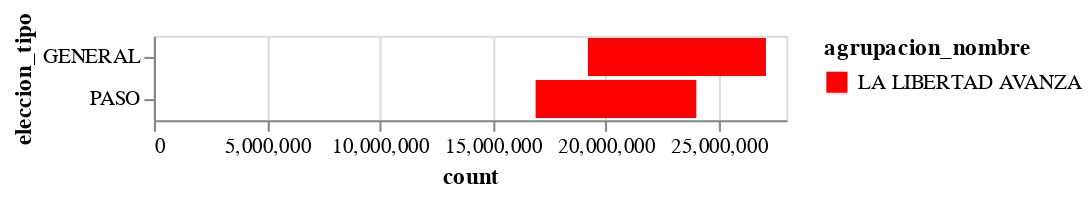

Write notebook code for a chart like this one.
### Code cell
import altair as alt

colorlist=[]

alt.Chart(participacion).mark_bar().encode(
    x="count",
    y='eleccion_tipo',
    # color="agrupacion_nombre"2
    color=alt.Color('agrupacion_nombre').scale(domain=agrupaciones, range=colorlist)
)

### Figure 1 — Vega-Lite specification as saved in the notebook (floating-point values rounded to 4 significant figures)
{"config": {"view": {"continuousWidth": 300, "continuousHeight": 300}}, "data": {"name": "data-2bf35d0decd6937974705b442072e38b"}, "mark": {"type": "bar"}, "encoding": {"color": {"field": "agrupacion_nombre", "scale": {"domain": ["LA LIBERTAD AVANZA"], "range": ["#FF0000"]}, "type": "nominal"}, "x": {"field": "count", "type": "quantitative"}, "y": {"field": "eleccion_tipo", "type": "nominal"}}, "$schema": "https://vega.github.io/schema/vega-lite/v5.15.1.json", "datasets": {"data-2bf35d0decd6937974705b442072e38b": [{"eleccion_tipo": "GENERAL", "agrupacion_nombre": "JUNTOS POR EL CAMBIO", "count": 6267000.0}, {"eleccion_tipo": "PASO", "agrupacion_nombre": "POLITICA OBRERA", "count": 62400.0}, {"eleccion_tipo": "PASO", "agrupacion_nombre": "LA LIBERTAD AVANZA", "count": 7116000.0}, {"eleccion_tipo": "PASO", "agrupacion_nombre": "MOVIMIENTO DE ACCION VECINAL", "count": 42250.0}, {"eleccion_tipo": "PASO", "agrupacion_nombre": "HACEMOS POR NUESTRO PAIS", "count": 907400.0}, {"eleccion_tipo": "PASO", "agrupacion_nombre": "FRENTE DE IZQUIERDA Y DE TRABAJADORES - UNIDAD", "count": 628900.0}, {"eleccion_tipo": "PASO", "agrupacion_nombre": "MOVIMIENTO IZQUIERDA JUVENTUD Y DIGNIDAD", "count": 81970.0}, {"eleccion_tipo": "GENERAL", "agrupacion_nombre": null, "count": 809000.0}, {"eleccion_tipo": "PASO", "agrupacion_nombre": "MOVIMIENTO LIBRES DEL SUR", "count": 154300.0}, {"eleccion_tipo": "PASO", "agrupacion_nombre": "MOVIMIENTO AL SOCIALISMO", "count": 85630.0}, {"eleccion_tipo": "GENERAL", "agrupacion_nombre": "LA LIBERTAD AVANZA", "count": 7884000.0}, {"eleccion_tipo": "GENERAL", "agrupacion_nombre": "FRENTE DE IZQUIERDA Y DE TRABAJADORES - UNIDAD", "count": 709900.0}, {"eleccion_tipo": "GENERAL", "agrupacion_nombre": "HACEMOS POR NUESTRO PAIS", "count": 1784000.0}, {"eleccion_tipo": "PASO", "agrupacion_nombre": "UNION DEL CENTRO DEMOCRATICO", "count": 11980.0}, {"eleccion_tipo": "PASO", "agrupacion_nombre": "JUNTOS POR EL CAMBIO", "count": 6698000.0}, {"eleccion_tipo": "PASO", "agrupacion_nombre": "PROYECTO JOVEN", "count": 23870.0}, {"eleccion_tipo": "PASO", "agrupacion_nombre": "PRINCIPIOS Y VALORES", "count": 187900.0}, {"eleccion_tipo": "PASO", "agrupacion_nombre": null, "count": 1477000.0}, {"eleccion_tipo": "GENERAL", "agrupacion_nombre": "UNION POR LA PATRIA", "count": 9646000.0}, {"eleccion_tipo": "PASO", "agrupacion_nombre": "FRENTE LIBER.AR", "count": 26960.0}, {"eleccion_tipo": "PASO", "agrupacion_nombre": "UNION POR LA PATRIA", "count": 6461000.0}, {"eleccion_tipo": "PASO", "agrupacion_nombre": "FRENTE PATRIOTA FEDERAL", "count": 50840.0}]}}
